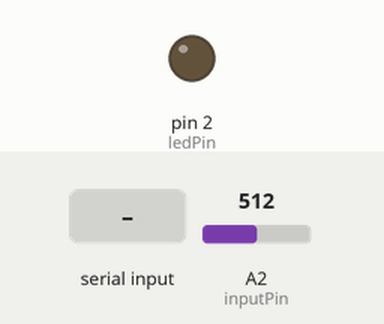
This sketch was run on a simulated Arduino Uno, built with avr-gcc and run on an emulated ATmega328P. On the bench: output pins drawn as LEDs (lit = HIGH). The test bench sets the inputs (shaded band); at power-on: A2 (inputPin) = 512. What the sketch prints to the serial monitor is not drawn.

Above: at 1.2 s.
1.3 s: "1" received over Serial
At 2.5 s:
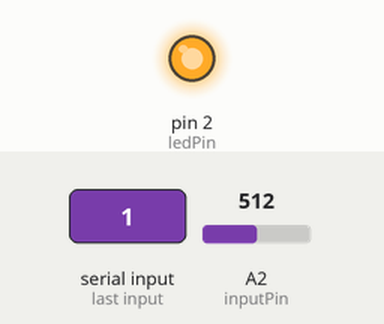
2.8 s: "0" received over Serial
At 3.8 s:
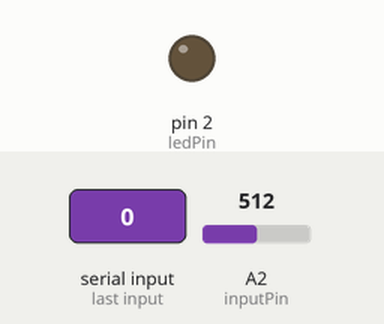
4.3 s: "2" received over Serial
At 4.7 s:
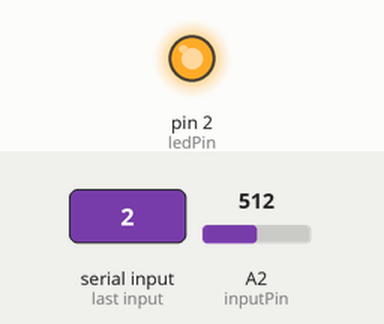
Timing chart, 0 to 7.3 s (numbered marks = the images above; inputs shaded):
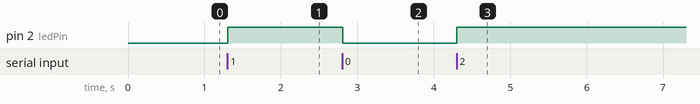

The sketch:

AllNighterArduino.ino
```cpp
const int inputPin = A2;
const int ledPin = 2;

int inByte;

void setup() {
  pinMode(inputPin, INPUT);
  pinMode(ledPin, OUTPUT);
  digitalWrite(ledPin, LOW);
  Serial.begin(9600);
}

void loop() {
  Serial.println(analogRead(inputPin));

  if (Serial.available() > 0) {
    inByte = Serial.read();
    digitalWrite(ledPin, (inByte == 48) ? LOW : HIGH);
  }

  delay(10);
}
```

Measured:
- after the input at 1.3 s, pin 2 (ledPin): LOW → HIGH at once
- after the input at 2.8 s, pin 2 (ledPin): HIGH → LOW at once
- after the input at 4.3 s, pin 2 (ledPin): LOW → HIGH at once
